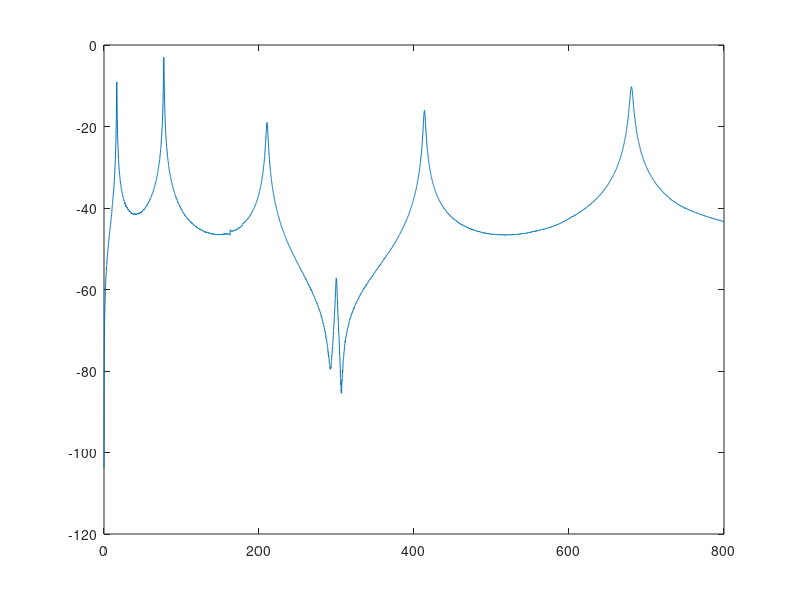
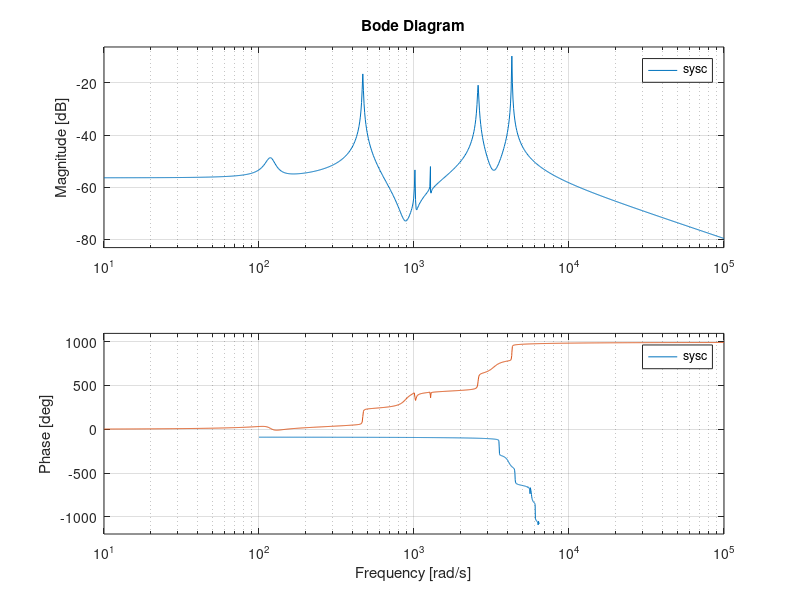

Write the MATLAB code that produced these figures, in order. (Note: this script raises an error after producing the figures.)
%% ===========================================================================================
% MIMO w-operator frequeny-domain SysID based on Algorithm 1 in Yang and Sanada 2000 
% in Elect. Eng. in Japan. The Script is written by ATTA OVEISI at Ruhr-Uni Bochum MAS in 
% Germany. Use of this code without permission is not allowed! Contact: atta.oveisi@rub.de
% ============================================================================================

%%
clc
clear
% close all

%% Fast Fourrier Transformation parameters
% Baseband
fmax = 800;  % frequency span (Hz)
fs = 2.56*fmax; % Nyquist frequency (Hz)

dt = 1/fs;  % sampling time (sec)

m = 1;                 % number of input
l = 1;                 % number of output   

% Define ii & alfa & n
n = 12;
ii = 45;
alfa = 800*2*pi; % 5
beta = 55;
if ii <= n
    error('ii should be greater than n');
end

if beta < n/m
    error('beta must be greater than n/m')
end

%% Input signal generation with window and overlap
load('iddata.mat')
freq_vec = act1_1(:,2);

iddata_act1 = (act1_1(:,3)+1i*act1_1(:,4))';
iddata_act2 = (act2_1(:,3)+1i*act2_1(:,4))';
iddata_shaker = (shaker_1(:,3)+1i*shaker_1(:,4))';

% Up to freq(index) Hz 
index = 6401;
freq_vec = freq_vec(1:index,:);
iddata_act1 = iddata_act1(:,1:index);
iddata_act2 = iddata_act2(:,1:index);
iddata_shaker = iddata_shaker(:,1:index);

[M,~] = size(freq_vec); % M-> number of frequency samples

Gm = zeros(l,m,M);
if ((m == 1)&&(l == 1))
    Gm(1,1,:) = iddata_act1(1,:);
elseif ((m == 1)&&(l == 2))
    Gm(:,1,:) = iddata_act1(:,:);
elseif ((m == 2)&&(l == 1))
    for i = 1:M
        Gm(1,1,i) = iddata_act1(1,i);
        Gm(1,2,i) = iddata_shaker(1,i);
    end
else
    for i = 1:M
    Gm(:,1,i) = iddata_act1(:,i);
    Gm(:,2,i) = iddata_act2(:,i);
    Gm(:,3,i) = iddata_shaker(:,i);
    end
end

%% Step (1)
Gm_f = zeros(size(Gm));
Im = ones(m,m);
Im_f = zeros(m,M*m);

omega = (freq_vec*2*pi)';

% ww = freq_vec*2*pi;
% T = 5/max(ww);
% select_w = 1;
% omega = 2*atan(T*ww(select_w:end)/2)';

omega_alfa = @(omegai,alfai) (1i*omegai-alfai)/(1i*omegai+alfai); 

for i = 1:m
    for j = 1:l
        for k = 1:M
            Gm_f(j,i,k) = (sqrt(2)*alfa/(1i*omega(1,k)+alfa))*Gm(j,i,k); % Eq. (17)
            if i == 1 && j == 1
                Im_f(:,(k-1)*m+1:k*m) = (sqrt(2)*alfa/(1i*omega(1,k)+alfa))*Im;
            end
        end
    end
end

% Construct G_i,M^f (Eq. (19))
I_iM_f = zeros(ii*m,M*m);
G_iM_f = zeros(ii*l,M*m);
for i = 1:ii
    for j = 1:M
        G_iM_f((i-1)*l+1:i*l,(j-1)*m+1:j*m) = ((omega_alfa(omega(1,j),alfa))^(i-1))*squeeze(Gm_f(:,:,j));
        I_iM_f((i-1)*m+1:i*m,(j-1)*m+1:j*m) = ((omega_alfa(omega(1,j),alfa))^(i-1))*Im_f(:,(j-1)*m+1:j*m);
    end
end
G_iM_f = [real(G_iM_f) imag(G_iM_f)]; % Eq. (24)
I_iM_f = [real(I_iM_f) imag(I_iM_f)]; % Eq. (24)

% Eq. (43)
P_betaM_f = zeros(m*beta,M);
for i = 1:beta
    for j = 1:M
        P_betaM_f((i-1)*m+1:i*m,(j-1)*m+1:j*m) = ((omega_alfa(omega(1,j),alfa))^(ii+i-1))*squeeze(Im_f(:,(j-1)*m+1:j*m));
    end
end
P_betaM_f = [real(P_betaM_f) imag(P_betaM_f)]; % Eq. (42)

%% Step (2): LQ factorization 
% Refer to Eq. (47)

% !!!!!!!! Wrong: This must be LQ factorization
[Q_dum,R_dum] = qr([I_iM_f;G_iM_f;P_betaM_f]',0); % !!!!!!!! Wrong
test = R_dum'*Q_dum'-[I_iM_f;G_iM_f;P_betaM_f];
R_dum = R_dum';
R_11 = R_dum(1:m*ii,1:m*ii);
R_21 = R_dum(m*ii+1:m*ii+l*ii,1:m*ii);
R_31 = R_dum(m*ii+l*ii+1:end,1:m*ii);
R_22 = R_dum(m*ii+1:m*ii+l*ii,m*ii+1:m*ii+l*ii);
R_32 = R_dum(m*ii+l*ii+1:end,m*ii+1:m*ii+l*ii);
R_33 = R_dum(m*ii+l*ii+1:end,m*ii+l*ii+1:end);

%% Step (3): SVD of R_22
% Eq. (32)
[U_n,S_n,V_n] = svd(R_22*(R_32'));

V_n_t = V_n';

Un = U_n(:,1:n);
Un_p = U_n(:,n+1:end);

Sn = S_n(1:n,1:n);
S2 = S_n(n+1:end,n+1:end);

Vn_t = V_n_t(1:n,:);
Vn_t_p = V_n_t(n+1:end,:);
Vn = Vn_t';
Vn_p = Vn_t_p';

%% Step (4): Construct Un(1) & Un(2) and calculated A_wT & C_wT
% Eqs. (34) and (35)
Un1 = (Un(1:(ii-1)*l,:));
Un2 = (Un(end-(ii-1)*l+1:end,:));

X_plus = @(X) ((X'*X)^(-1))*X'; % Moore-Penrose pseudoinverse of full-column rand matrix X

A_wT = (X_plus(Un1))*Un2;
C_wT = Un(1:l,:);

%% Step (5): Compute B_wT and D_wT
Li = zeros(M*l,m);
for i = 1:M
    % Eq. (37)
    Li((i-1)*l+1:i*l,:) = squeeze(Gm(:,:,i));
end

% For strictly proper system: D_c = 0:
Mi2 = zeros(l*M,n);
for i = 1:M
    % Eq. (41)
    Mi2((i-1)*l+1:i*l,:) = C_wT*(inv((omega_alfa(omega(1,i),alfa))*eye(n)-A_wT)-inv(eye(n)-A_wT));
end

% (a) Construct the matrices inside Eq. (39)
LHS = [real(Li);imag(Li)];
RHS = [real(Mi2);imag(Mi2)];

B_wT = (X_plus(RHS))*LHS;
D_wT = -(C_wT/(eye(n)-A_wT))*B_wT;

%% Step (6): Continuous system
G_hat = ss(A_wT,B_wT,C_wT,D_wT,dt);
% sysc = d2c(G_hat,'tustin');

% Eq. (12)
A_c = (alfa*((eye(n)-A_wT)^(-1))*(eye(n)+A_wT));
B_c = (sqrt(2*alfa)*((eye(n)-A_wT)^(-1))*B_wT);
C_c = (sqrt(2*alfa)*C_wT*((eye(n)-A_wT)^(-1)));
D_c = (D_wT+C_wT*((eye(n)-A_wT)^(-1))*B_wT);
sysc = ss(A_c,B_c,C_c,D_c);

figure(2)
bode(G_hat)
hold on
bode(sysc)

figure;
k = 0;
for i = 1:m
    for j = 1:l
        k = k+1;
        subplot(m,l,k)
        plot(freq_vec,20*log10(abs(squeeze(Gm(j,i,1:M)))));
        hold on
        [magG,phaseG,w] = bode(sysc(j,i),freq_vec*2*pi);
        for jj = 1:size(w)
            bb(jj,1) = squeeze(magG(:,:,jj));
        end
        plot(w/2/pi,20*log10(bb),'r')
        xlim([0 fmax])
    end
end


